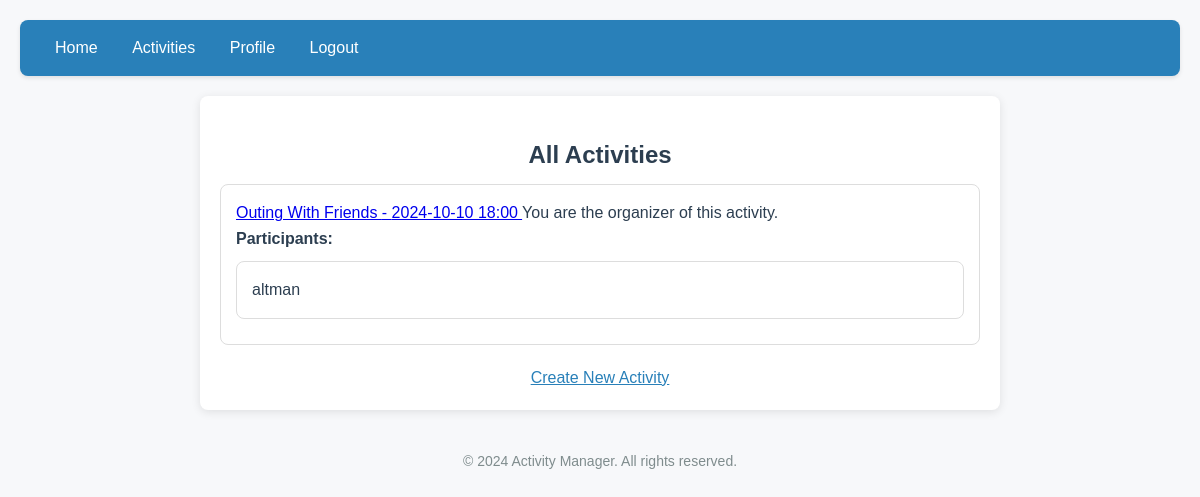
Page /activities (signed in) on the earlier database version.
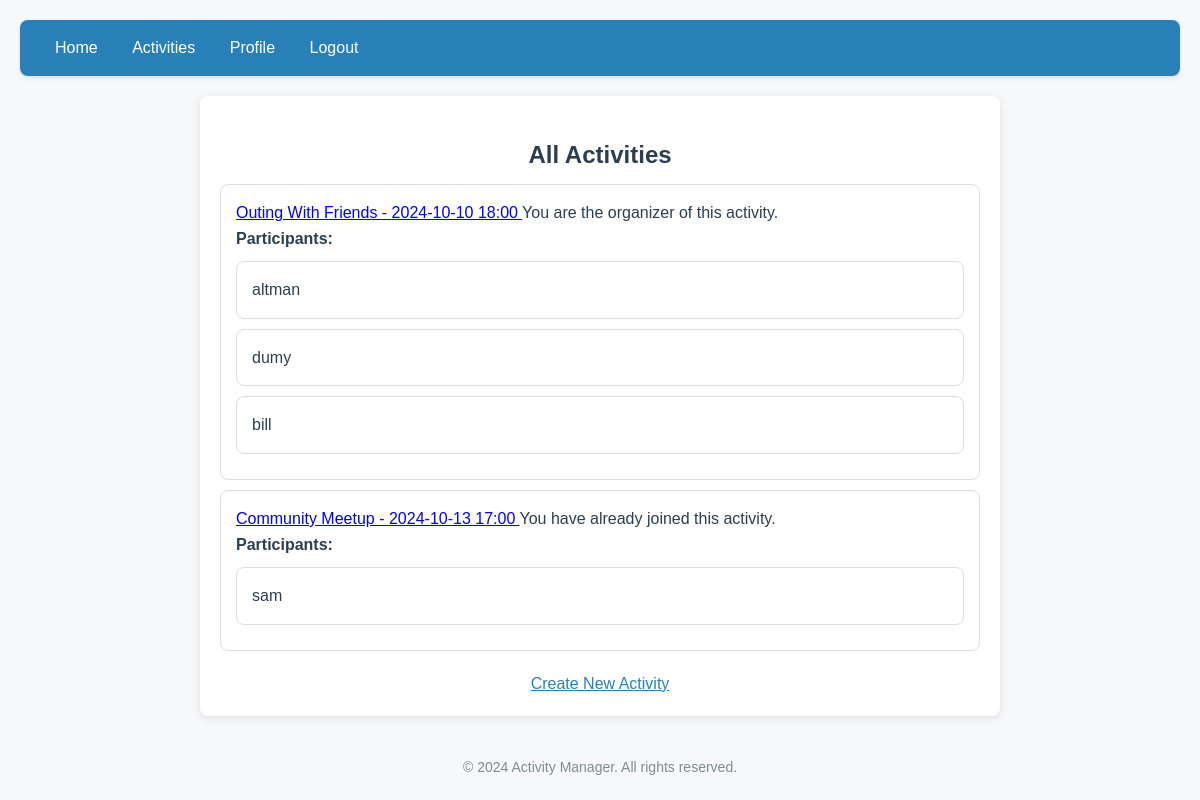
Same page on the later database version.
### app/models.py (models this page shows)
class Activity(db.Model):
    id = db.Column(db.Integer, primary_key=True)
    activity_name = db.Column(db.String(150), nullable=False)
    description = db.Column(db.String(300))
    date_time = db.Column(db.DateTime, nullable=False)  # Updated column
    organizer_id = db.Column(db.Integer, db.ForeignKey('user.id'), nullable=False)
    participants = db.relationship('Participation', backref='activity', lazy=True)

class Participation(db.Model):
    id = db.Column(db.Integer, primary_key=True)
    user_id = db.Column(db.Integer, db.ForeignKey('user.id'), nullable=False)
    activity_id = db.Column(db.Integer, db.ForeignKey('activity.id'), nullable=False)
    __table_args__ = (db.UniqueConstraint('user_id', 'activity_id', name='unique_participation'),)

class User(UserMixin, db.Model):
    id = db.Column(db.Integer, primary_key=True)
    username = db.Column(db.String(150), unique=True, nullable=False)
    email = db.Column(db.String(150), unique=True, nullable=False)
    password = db.Column(db.String(150), nullable=False)
    activities = db.relationship('Activity', backref='organizer', lazy=True)
    joined_activities = db.relationship('Participation', backref='participant', lazy=True)

### app/routes.py (the view)
@main.route('/activities')
@login_required
def activities():
    activities = Activity.query.all()
    user_participation = [p.activity_id for p in Participation.query.filter_by(user_id=current_user.id).all()]  # Get activity IDs the user has joined
    return render_template('activities.html', activities=activities, user_participation=user_participation)

### app/__init__.py (called while the page is built)
def create_app():
    app = Flask(__name__)
    app.config['SECRET_KEY'] = 'your_secret_key'
    app.config['SQLALCHEMY_DATABASE_URI'] = 'sqlite:///activity_manager.db'
    db.init_app(app)
    login_manager.init_app(app)
    login_manager.login_view = 'main.login'
    @login_manager.user_loader
    def load_user(user_id):
        return User.query.get(int(user_id))
    from .routes import main as main_blueprint
    app.register_blueprint(main_blueprint)
    with app.app_context():
        db.create_all()
    return app

### app/templates/activities.html (shortened to what this page needs)
{% extends 'base.html' %}
{% block content %}
    <h2>All Activities</h2>
    <ul>
        {% for activity in activities %}
        <li>
            <a href="{{ url_for('main.activity_detail', activity_id=activity.id) }}">
                {{ activity.activity_name }} - {{ activity.date_time.strftime('%Y-%m-%d %H:%M') }}
            </a>
            {% if activity.organizer_id == current_user.id %}
                <span>You are the organizer of this activity.</span>
            {% elif activity.id in user_participation %}
                <span>You have already joined this activity.</span>
            {% else %}
                <a href="{{ url_for('main.join_activity', activity_id=activity.id) }}" class="link" style="display:block; margin-top: 20px; text-align: center;">Join Activity</a>
            {% endif %}
            <div>
                <strong>Participants:</strong>
                {% if activity.participants %}
                    <ul>
                        {% for participant in activity.participants %}
                        <li>{{ participant.participant.username }}</li>
                        {% endfor %}
                    </ul>
                {% else %}
                    <span>No participants yet.</span>
                {% endif %}
            </div>
        </li>
        {% else %}
            <li>No activities available.</li>
        {% endfor %}
    </ul>
    <a href="{{ url_for('main.create_activity') }}" class="link" style="display:block; margin-top: 20px; text-align: center;">Create New Activity</a>
{% endblock %}

### app/templates/base.html (shortened to what this page needs)
<!DOCTYPE html>
<html lang="en">
<head>
    <link rel="stylesheet" href="{{ url_for('static', filename='style.css') }}">
</head>
<body>
    <nav>
        <div>
            <a href="{{ url_for('main.index') }}">Home</a>
            <a href="{{ url_for('main.activities') }}">Activities</a>
            {% if current_user.is_authenticated %}
                <a href="{{ url_for('main.profile') }}">Profile</a>
                <a href="{{ url_for('main.logout') }}">Logout</a>
            {% else %}
                <a href="{{ url_for('main.login') }}">Login</a>
                <a href="{{ url_for('main.register') }}">Register</a>
            {% endif %}
        </div>
    </nav>
    <div class="container">
        {% block content %}{% endblock %}
    </div>
    <footer>
        <p>&copy; 2024 Activity Manager. All rights reserved.</p>
    </footer>
</body>
</html>

### app/static/style.css (style rules this page uses)
* { box-sizing: border-box; margin: 0; padding: 0; }
body { font-family: 'Arial', sans-serif; margin: 0; padding: 20px; background-color: #f7f8fa; color: #2c3e50; line-height: 1.6; }
nav { display: flex; justify-content: space-between; align-items: center; background-color: #2980b9; padding: 15px 20px; border-radius: 8px; margin-bottom: 20px; box-shadow: 0 2px 4px rgba(0, 0, 0, 0.1); }
nav a { color: white; text-decoration: none; padding: 10px 15px; border-radius: 5px; transition: background-color 0.3s, box-shadow 0.3s; }
h1, h2 { color: #2c3e50; text-align: center; }
h2 { margin-top: 20px; }
.container { max-width: 800px; margin: 0 auto; padding: 20px; background-color: #fff; border-radius: 8px; box-shadow: 0 2px 10px rgba(0, 0, 0, 0.1); }
ul { list-style-type: none; padding: 0; }
li { background: #fff; margin: 10px 0; padding: 15px; border: 1px solid #ddd; border-radius: 8px; transition: background 0.3s, transform 0.3s; cursor: pointer; }
footer { text-align: center; margin-top: 30px; padding-top: 10px; color: #7f8c8d; font-size: 14px; }
.link { text-decoration: underline; color: #2980b9; transition: color 0.3s; }

Differences in the rows shown:
added Participation: participant.username "dumy", shown under Activity "Outing With Friends"
added Participation: participant.username "bill", shown under Activity "Outing With Friends"
added Activity: activity_name "Community Meetup", date_time "2024-10-13 17:00", shows "You have already joined this activity."
added Participation: participant.username "sam", shown under "Community Meetup"
